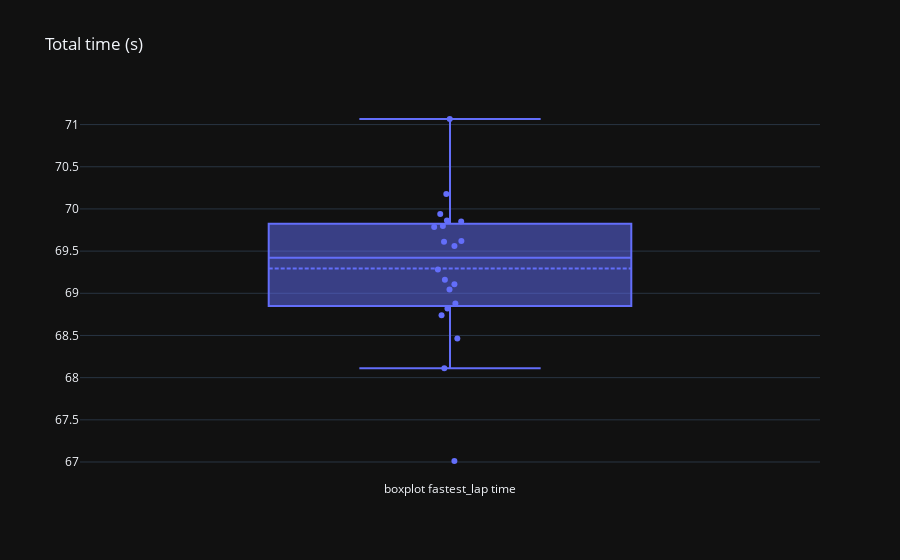

Here is the notebook cell this chart was saved with:
### Code cell
fig = go.Figure(layout=go.Layout(title="Total time (s)", template="plotly_dark"))
fig.add_trace(go.Box(y=last_gp["best_lap"], name="boxplot fastest_lap time", boxpoints="all", jitter=0.1, pointpos=0, boxmean=True, text=last_gp["pilot"]))

### Figure 1 — Plotly figure (JSON) as saved in the notebook; plotly's stock layout.template omitted (floating-point values rounded to 4 significant figures)
{"data": [{"boxmean": true, "boxpoints": "all", "jitter": 0.1, "name": "boxplot fastest_lap time", "pointpos": 0, "text": ["ver", "lec", "per", "nor", "alo", "sai", "rus", "ham", "str", "gas", "alb", "zho", "sar", "oco", "bot", "pia", "dev", "mag", "tsu", "hul"], "type": "box", "y": [67.01, 68.82, 68.11, 68.88, 68.74, 69.11, 69.16, 69.28, 69.05, 68.46, 69.56, 69.8, 69.61, 69.79, 69.85, 69.94, 69.86, 69.62, 70.18, 71.07]}], "layout": {"title": {"text": "Total time (s)"}}}
